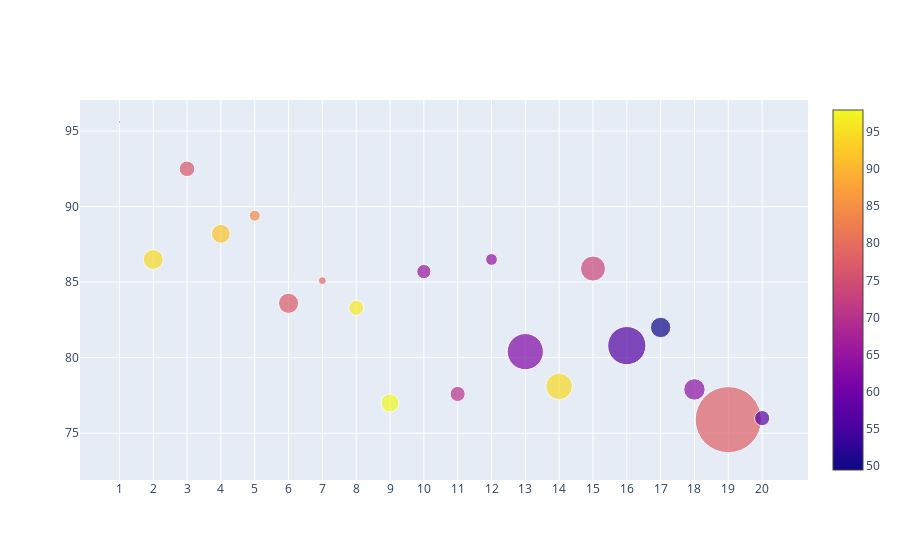

The code cell stored with this chart in its notebook:
### Code cell
df2016 = timesData[timesData.year == 2016].iloc[:20, :]  # Select the top 20 universities in the world for the year 2016

num_students_size = [float(each.replace(",", ".")) for each in df2016.num_students]  # Convert the num_students column to float

international_color = [float(each) for each in df2016.international]  # Convert the international column to float

data = [  # Define the data for creating a scatter plot
    {
        "y": df2016.teaching,  # Use the teaching column for the y-axis
        "x": df2016.world_rank,  # Use the world_rank column for the x-axis
        "mode": "markers",  # Use markers mode for the scatter plot
        "marker": {  # Set marker properties
            "color": international_color,  # Set marker color using the international_color list
            "size": num_students_size,  # Set marker size using the num_students_size list
            "showscale": True  # Display the color scale
        },
        "text": df2016.university_name  # Display the university name for each marker
    }
]
iplot(data)  # Plot the graph

### Figure 1 — Plotly figure (JSON) as saved in the notebook; plotly's stock layout.template omitted (floating-point values rounded to 4 significant figures)
{"data": [{"marker": {"color": [64, 94.4, 76.3, 91.5, 84, 77.2, 78.5, 96, 97.9, 65, 70, 64.3, 61.9, 94.4, 73.5, 56.4, 49.5, 63.9, 77.8, 56.5], "showscale": true, "size": [2.243, 19.92, 15.6, 18.81, 11.07, 20.15, 7.929, 15.06, 18.18, 14.22, 15.13, 11.75, 36.19, 26.61, 25.05, 38.21, 20.38, 21.42, 66.2, 15.17]}, "mode": "markers", "text": ["California Institute of Technology", "University of Oxford", "Stanford University", "University of Cambridge", "Massachusetts Institute of Technology", "Harvard University", "Princeton University", "Imperial College London", "ETH Zurich – Swiss Federal Institute of Technology Zurich", "University of Chicago", "Johns Hopkins University", "Yale University", "University of California, Berkeley", "University College London", "Columbia University", "University of California, Los Angeles", "University of Pennsylvania", "Cornell University", "University of Toronto", "Duke University"], "type": "scatter", "x": ["1", "2", "3", "4", "5", "6", "7", "8", "9", "10", "11", "12", "13", "14", "15", "16", "17", "18", "19", "20"], "y": [95.6, 86.5, 92.5, 88.2, 89.4, 83.6, 85.1, 83.3, 77, 85.7, 77.6, 86.5, 80.4, 78.1, 85.9, 80.8, 82, 77.9, 75.9, 76]}], "layout": {}}
